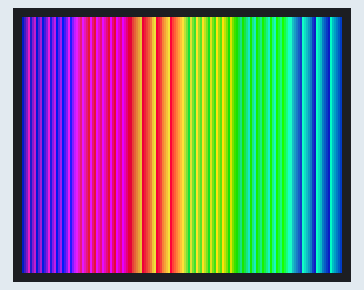
Simulated run of this program. Board: Raspberry Pi Pico running MicroPython. On the bench: 160×128 colour display. Library files of the repository ran but are not shown: st7735_1inch8.py; what the program prints to the serial console is not drawn. At 2.1 s the program stops and its outputs stay as they are.

Above: at 2.2 s.

The program:

lcd_rainbow_only.py
```python
from machine import Pin, PWM
from st7735_1inch8 import LCD_1inch8


def rgb565(r, g, b):
    return ((r & 0xF8) << 8) | ((g & 0xFC) << 3) | (b >> 3)


def main():
    bl = PWM(Pin(13))
    bl.freq(1000)
    bl.duty_u16(54000)

    lcd = LCD_1inch8()
    w = lcd.width
    h = lcd.height

    # Full-screen horizontal rainbow only.
    for y in range(h):
        for x in range(w):
            t = (x * 6 * 256) // w
            seg = t // 256
            pos = t % 256

            if seg == 0:
                r, g, b = 255, pos, 0
            elif seg == 1:
                r, g, b = 255 - pos, 255, 0
            elif seg == 2:
                r, g, b = 0, 255, pos
            elif seg == 3:
                r, g, b = 0, 255 - pos, 255
            elif seg == 4:
                r, g, b = pos, 0, 255
            else:
                r, g, b = 255, 0, 255 - pos

            lcd.pixel(x, y, rgb565(r, g, b))

    lcd.show()
    print("Rainbow-only frame rendered")


if __name__ == "__main__":
    main()
```
